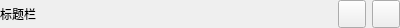
<?xml version="1.0" encoding="UTF-8"?>
<ui version="4.0">
 <class>Title</class>
 <widget class="QWidget" name="Title">
  <property name="geometry">
   <rect>
    <x>0</x>
    <y>0</y>
    <width>400</width>
    <height>28</height>
   </rect>
  </property>
  <property name="windowTitle">
   <string>Form</string>
  </property>
  <layout class="QHBoxLayout" name="horizontalLayout">
   <property name="leftMargin">
    <number>0</number>
   </property>
   <property name="topMargin">
    <number>0</number>
   </property>
   <property name="rightMargin">
    <number>0</number>
   </property>
   <property name="bottomMargin">
    <number>0</number>
   </property>
   <item>
    <widget class="QLabel" name="label">
     <property name="text">
      <string>标题栏</string>
     </property>
    </widget>
   </item>
   <item>
    <widget class="QPushButton" name="btnMinisize">
     <property name="minimumSize">
      <size>
       <width>28</width>
       <height>28</height>
      </size>
     </property>
     <property name="maximumSize">
      <size>
       <width>28</width>
       <height>28</height>
      </size>
     </property>
     <property name="text">
      <string/>
     </property>
     <property name="icon">
      <iconset resource="../../resource/resource.qrc">
       <normaloff>:/icon/images/minimize.png</normaloff>:/icon/images/minimize.png</iconset>
     </property>
     <property name="iconSize">
      <size>
       <width>24</width>
       <height>24</height>
      </size>
     </property>
    </widget>
   </item>
   <item>
    <widget class="QPushButton" name="btnClose">
     <property name="minimumSize">
      <size>
       <width>28</width>
       <height>28</height>
      </size>
     </property>
     <property name="maximumSize">
      <size>
       <width>28</width>
       <height>28</height>
      </size>
     </property>
     <property name="text">
      <string/>
     </property>
     <property name="icon">
      <iconset resource="../../resource/resource.qrc">
       <normaloff>:/icon/images/close.png</normaloff>:/icon/images/close.png</iconset>
     </property>
     <property name="iconSize">
      <size>
       <width>24</width>
       <height>24</height>
      </size>
     </property>
    </widget>
   </item>
  </layout>
 </widget>
 <resources>
  <include location="../../resource/resource.qrc"/>
 </resources>
 <connections/>
</ui>
